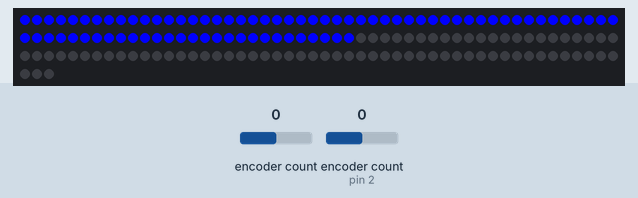
A sketch run on a simulated Arduino Uno, built with avr-gcc and run on an emulated ATmega328P. Shown: 153 RGB LEDs in strip order, left to right, continuing on the next row. The inputs (shaded band) are chosen by the test bench; at power-on: encoder count 0, encoder count (sensor on pin 2) 0. What the sketch prints to the serial monitor is not drawn.

Above: at 0.1 s.

The sketch:

encoder_test_debug1.ino
```cpp
// Teensy 3.0
int ledPin = 13;

// Pin definitions - Encoder:
int aPin = 3;  // Encoder A pin, D3 is external interrupt 1
int bPin = 2;  // Encoder B pin, D2 is external interrupt 0
int redPin = 0;  // Encoder's red LED - D5 is PWM enabled
int bluPin = 0;  // Encoder's blue LED- D6 is PWM enabled
int grnPin = 0;  // Encoder's green LED - D9 is PWM enabled
int swhPin = 4;  // Encoder's switch pin

// Pin definitions - Shift registers:
int enPin = 0;  // Shift registers' Output Enable pin
int latchPin = 0;  // Shift registers' rclk pin
int clkPin = 0;  // Shift registers' srclk pin
int clrPin = 0;  // shift registers' srclr pin
int datPin;  // shift registers' SER pin

#include <Encoder.h>
Encoder myEnc(bPin, aPin);

int encoderSteps = 153;

#include "FastLED.h"
#define NUM_LEDS 153
#define DATA_PIN 11
#define CLOCK_PIN 13
CRGB leds[NUM_LEDS];

int currentColor = CRGB::Blue;
volatile long lastButtonPress = 1000000000;
long buttonPressTimeout = 200;
volatile int buttonPressed = 1;

/*
* Encoder modes:
* 0. Bargraph
* 1. Color hue
* 2. Saturation
*/
volatile int encoderMode = 0;
volatile int encoderModeMax = 2;
int encoderModeValues[3] = {100, 1, 1};

long oldPosition = -999;
long newPosition = 153;

void setup()
{
  lastButtonPress = 0;
  FastLED.addLeds<WS2801, DATA_PIN, CLOCK_PIN, RBG>(leds, NUM_LEDS);
  Serial.begin(9600);
  pinMode(swhPin, INPUT);
  //attachInterrupt(swhPin, buttonPress, RISING);
  myEnc.write(round(encoderSteps / 2));
}

void loop()
{
  /*
  if (buttonPressed == 1) {
    onButtonPress();
  }
  */

  newPosition = min(
    max(myEnc.read(), 0),
    encoderSteps
  );


  if (newPosition != oldPosition) {
    oldPosition = newPosition;
    myEnc.write(newPosition);
    Serial.println(newPosition);
    bargraph(0.5);
  }

  delay(100);
}


void bargraph(float percent)
{
  int lightUp = round(percent * NUM_LEDS);
  //Serial.println("Lightup led amount: ");
  //Serial.println(NUM_LEDS);

    for(int dot = 0; dot <= NUM_LEDS; dot++) {
      if (dot <= lightUp) {
            leds[dot] = currentColor;
      } else {
            leds[dot] = CRGB::Black;
      }
    }
    FastLED.show();
}
```
